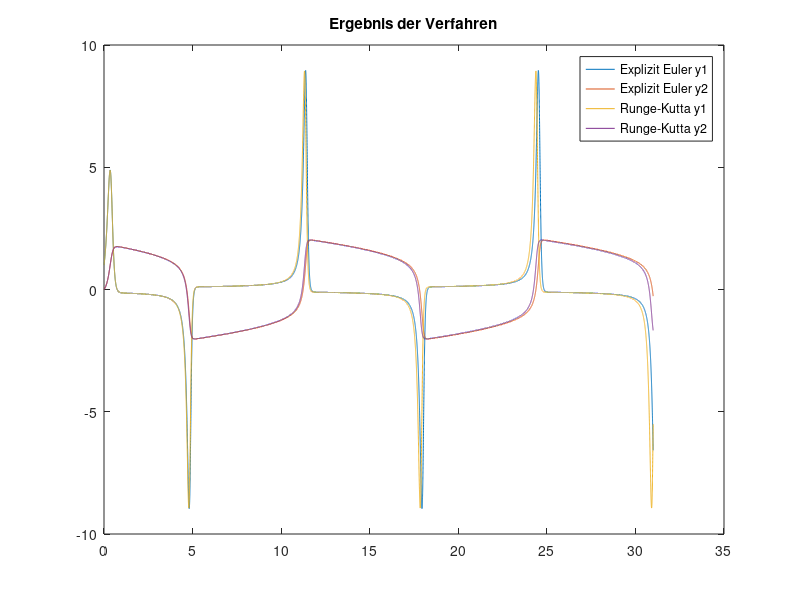
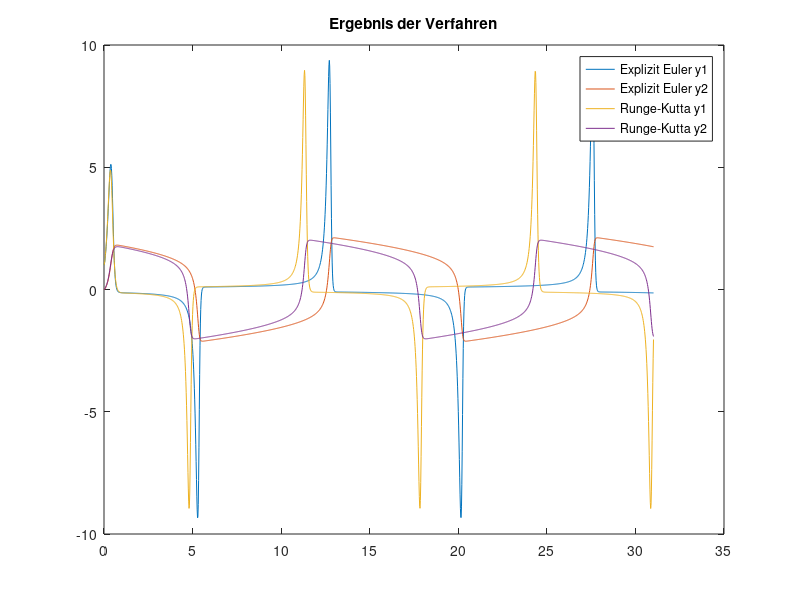

These charts were generated, in order, by the following MATLAB code:
clearvars;
h_for_experiments = [0.001, 0.02];
xend=31;

ydiff1 = @(y1,y2) 6 * (1 - y2*y2) * y1 - y2;
ydiff2 = @(y1,y2) y1;
x0 = 0;

%Experiment

for i=1:length(h_for_experiments)
    h=h_for_experiments(i);
    steps = xend / h;
    
    result_euler_1 = [0 1];
    result_euler_2 = [0 0];
    
    result_rk2_1 = [0 1];
    result_rk2_2 = [0 0];
    
    for step=1:1:steps
        current_x = x0 + step*h;
        next_x = current_x + h;
        
        % Euler-Verfahren
        current_euler_1 = result_euler_1(step,2);
        current_euler_2 = result_euler_2(step,2);
        next_euler_1 = current_euler_1 + h * ydiff1(current_euler_1,current_euler_2);
        next_euler_2 = current_euler_2 + h * ydiff2(current_euler_1,current_euler_2);
        result_euler_1 = [result_euler_1; next_x next_euler_1];
        result_euler_2 = [result_euler_2; next_x next_euler_2];
        
        % Runge-Kutta-Verfahren
        current_rk2_1 = result_rk2_1(step,2);
        current_rk2_2 = result_rk2_2(step,2);
        
        k1_y1 = h * ydiff1(current_rk2_1,current_rk2_2);
        k1_y2 = h * ydiff2(current_rk2_1,current_rk2_2);
        k2_y1 = h * ydiff1(current_rk2_1 + k1_y1/2,current_rk2_2 + k1_y2/2);
        k2_y2 = h * ydiff2(current_rk2_1 + k1_y1/2,current_rk2_2 + k1_y2/2);
        
        next_rk2_1 = current_rk2_1 + k2_y1;
        next_rk2_2 = current_rk2_2 + k2_y2;
        result_rk2_1 = [result_rk2_1; next_x next_rk2_1];
        result_rk2_2 = [result_rk2_2; next_x next_rk2_2];
    end
    figure('name',strcat('h=',num2str(h)));
    
    % Calculate y-values by every given method
    x = result_euler_1(:,1);
    y_euler_1 = result_euler_1(:,2);
    y_euler_2 = result_euler_2(:,2);
    y_rk2_1 = result_rk2_1(:,2);
    y_rk2_2 = result_rk2_2(:,2);
    
%     result_rk2 = runge_kutta(ydiff,y1,y2,h,xend);
%     y_rk2 = result_rk2(:,2);
    
%     plot(x,y_euler,x,y_rk2)
    plot(x,y_euler_1,x,y_euler_2,x,y_rk2_1,x,y_rk2_2)
    title('Ergebnis der Verfahren');
%     legend('Explizit Euler','Runge-Kutta');
legend('Explizit Euler y1','Explizit Euler y2','Runge-Kutta y1','Runge-Kutta y2');
end